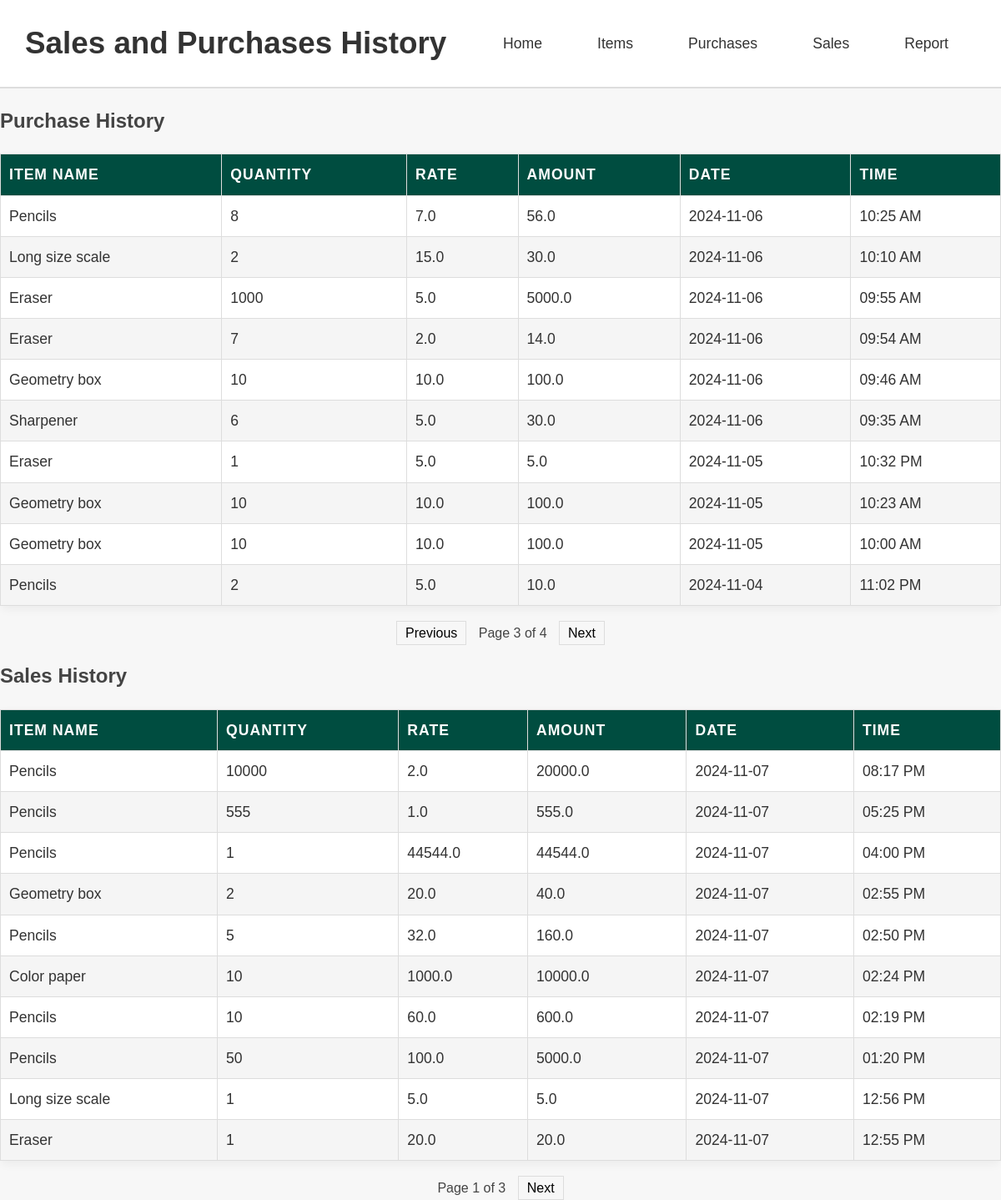
/report?purchases_page=3&sales_page=1, run on the app's committed database.
### app.py (models this page shows)
class Item(db.Model):
    id = db.Column(db.Integer, primary_key=True)
    name = db.Column(db.String(100), nullable=False)
    price = db.Column(db.Float, nullable=False)
    qty = db.Column(db.Integer, default=0)
    purchases = relationship('Purchase', backref='item', cascade='all, delete-orphan')

class Purchase(db.Model):
    id = db.Column(db.Integer, primary_key=True)
    timestamp = db.Column(db.DateTime, default=datetime.utcnow)
    item_id = db.Column(db.Integer, ForeignKey('item.id', ondelete='SET NULL'), nullable=True)
    qty = db.Column(db.Integer, nullable=False)
    rate = db.Column(db.Float, nullable=False)
    amount = db.Column(db.Float, nullable=False)

class Sale(db.Model):
    id = db.Column(db.Integer, primary_key=True)
    timestamp = db.Column(db.DateTime, default=datetime.utcnow)
    item_id = db.Column(db.Integer, db.ForeignKey('item.id'), nullable=False)
    qty = db.Column(db.Integer, nullable=False)
    rate = db.Column(db.Float, nullable=False)
    amount = db.Column(db.Float, nullable=False)
    item = db.relationship('Item', backref='sales')

### app.py (the view)
@app.route('/report')
def report():
    ist = pytz.timezone('Asia/Kolkata')
    per_page = 10  # Records per page (can be adjusted)
    purchases_page = request.args.get('purchases_page', 1, type=int)
    sales_page = request.args.get('sales_page', 1, type=int)
    purchases_paginated = Purchase.query.order_by(Purchase.timestamp.desc()).paginate(page=purchases_page, per_page=per_page, error_out=False)
    sales_paginated = Sale.query.order_by(Sale.timestamp.desc()).paginate(page=sales_page, per_page=per_page, error_out=False)
    purchases_with_details = [{
        'item_name': purchase.item.name,
        'qty': purchase.qty,
        'rate': purchase.rate,
        'amount': purchase.amount,
        'date': purchase.timestamp.astimezone(ist).strftime('%Y-%m-%d'),
        'time': purchase.timestamp.astimezone(ist).strftime('%I:%M %p')
    } for purchase in purchases_paginated.items]
    sales_with_details = [{
        'item_name': sale.item.name,
        'qty': sale.qty,
        'rate': sale.rate,
        'amount': sale.amount,
        'date': sale.timestamp.astimezone(ist).strftime('%Y-%m-%d'),
        'time': sale.timestamp.astimezone(ist).strftime('%I:%M %p')
    } for sale in sales_paginated.items]
    return render_template('report.html',
                           purchases=purchases_with_details,
                           sales=sales_with_details,
                           purchases_pagination=purchases_paginated,
                           sales_pagination=sales_paginated)

### templates/report.html (shortened to what this page needs)
<!DOCTYPE html>
<html lang="en">
<head>
    <link rel="stylesheet" href="{{ url_for('static', filename='style.css') }}">
</head>
<body>
    <header>
        <h1>Sales and Purchases History</h1>
        <nav>
            <a href="{{ url_for('home') }}">Home</a>
            <a href="{{ url_for('manage_items') }}">Items</a>
            <a href="{{ url_for('manage_purchase') }}">Purchases</a>
            <a href="{{ url_for('manage_sales') }}">Sales</a>
            <a href="{{ url_for('report') }}">Report</a>
        </nav>
    </header>
    <section>
        <h2>Purchase History</h2>
        <table border="1">
            <thead>
                <tr>
                    <th>Item Name</th>
                    <th>Quantity</th>
                    <th>Rate</th>
                    <th>Amount</th>
                    <th>Date</th>
                    <th>Time</th>
                </tr>
            </thead>
            <tbody>
                {% for purchase in purchases %}
                <tr>
                    <td>{{ purchase.item_name }}</td>
                    <td>{{ purchase.qty }}</td>
                    <td>{{ purchase.rate }}</td>
                    <td>{{ purchase.amount }}</td>
                    <td>{{ purchase.date }}</td>
                    <td>{{ purchase.time }}</td>
                </tr>
                {% endfor %}
            </tbody>
        </table>
        <div class="pagination">
            {% if purchases_pagination.has_prev %}
                <a href="{{ url_for('report', purchases_page=purchases_pagination.prev_num, sales_page=request.args.get('sales_page', 1)) }}">Previous</a>
            {% endif %}
            <span>Page {{ purchases_pagination.page }} of {{ purchases_pagination.pages }}</span>
            {% if purchases_pagination.has_next %}
                <a href="{{ url_for('report', purchases_page=purchases_pagination.next_num, sales_page=request.args.get('sales_page', 1)) }}">Next</a>
            {% endif %}
        </div>
        <h2>Sales History</h2>
        <table border="1">
            <thead>
                <tr>
                    <th>Item Name</th>
                    <th>Quantity</th>
                    <th>Rate</th>
                    <th>Amount</th>
                    <th>Date</th>
                    <th>Time</th>
                </tr>
            </thead>
            <tbody>
                {% for sale in sales %}
                <tr>
                    <td>{{ sale.item_name }}</td>
                    <td>{{ sale.qty }}</td>
                    <td>{{ sale.rate }}</td>
                    <td>{{ sale.amount }}</td>
                    <td>{{ sale.date }}</td>
                    <td>{{ sale.time }}</td>
                </tr>
                {% endfor %}
            </tbody>
        </table>
        <div class="pagination">
            <span>Page {{ sales_pagination.page }} of {{ sales_pagination.pages }}</span>
            {% if sales_pagination.has_next %}
                <a href="{{ url_for('report', sales_page=sales_pagination.next_num, purchases_page=request.args.get('purchases_page', 1)) }}">Next</a>
            {% endif %}
        </div>
    </section>
</body>
</html>

### static/style.css (style rules this page uses)
body { font-family: 'Poppins', sans-serif; margin: 0; padding: 0; background-color: #f7f7f7; line-height: 1.6; color: #444; }
header { background-color: #ffffff; color: #333; padding: 18px 30px; display: flex; justify-content: space-between; align-items: center; border-bottom: 2px solid #ddd; }
h1 { margin: 0; font-size: 2.3em; font-weight: 600; color: #333; }
nav { display: flex; justify-content: center; align-items: center; margin: 10px 0; }
nav a { display: inline-block; margin: 0 15px; padding: 10px 18px; color: #333; font-size: 1.1em; text-decoration: none; font-weight: 500; transition: background-color 0.3s ease, color 0.3s ease; border-radius: 5px; }
table { width: 100%; margin: 20px 0; border-collapse: collapse; background-color: #ffffff; border-radius: 8px; box-shadow: 0 4px 12px rgba(0, 0, 0, 0.05); }
th, td { padding: 12px 20px; text-align: left; font-size: 1.1em; color: #333; border-bottom: 1px solid #ddd; }
th { background-color: #004d40; color: white; text-transform: uppercase; letter-spacing: 1px; }
tr:nth-child(even) { background-color: #f5f5f5; }
tr:nth-child(odd) { background-color: #ffffff; }
table { width: 100%; border-collapse: collapse; margin-top: 20px; }
th, td { padding: 10px; text-align: left; border: 1px solid #ddd; }
th { background-color: #004d40; }
.pagination { margin-top: 20px; text-align: center; }
.pagination a { padding: 5px 10px; margin: 5px; border: 1px solid #ddd; text-decoration: none; color: #000; }
.pagination span { margin: 5px; }

### data on the page
Item: item_name "Pencils" "Pencils", item_name "Pencils" "Pencils" "Pencils" "Pencils" "Pencils" "Pencils"
Purchase: rate "7.0", amount "56.0"
Item: item_name "Long size scale", item_name "Long size scale"
Purchase: rate "15.0", amount "30.0"
Item: item_name "Eraser" "Eraser" "Eraser", item_name "Eraser"
Purchase: qty "1000", rate "5.0", amount "5000.0"
Purchase: rate "2.0", amount "14.0"
Item: item_name "Geometry box" "Geometry box" "Geometry box", item_name "Geometry box"
Purchase: rate "10.0", amount "100.0"
Item: item_name "Sharpener"
Purchase: rate "5.0", amount "30.0"
Purchase: rate "5.0", amount "5.0"
Purchase: rate "10.0", amount "100.0"
Purchase: rate "10.0", amount "100.0"
Purchase: rate "5.0", amount "10.0"
Sale: qty "10000", rate "2.0", amount "20000.0"
Sale: qty "555", rate "1.0", amount "555.0"
Sale: rate "44544.0", amount "44544.0"
Sale: rate "20.0", amount "40.0"
Sale: rate "32.0", amount "160.0"
Item: item_name "Color paper"
Sale: rate "1000.0", amount "10000.0"
Sale: rate "60.0", amount "600.0"
Sale: rate "100.0", amount "5000.0"
Sale: rate "5.0", amount "5.0"
Sale: rate "20.0", amount "20.0"

### other printed values
{{ purchase.qty }} "8" "2" "7" "10" "6" "1" "10" "10" "2"
{{ purchase.date }} "2024-11-06" "2024-11-06" "2024-11-06" "2024-11-06" "2024-11-06" "2024-11-06" "2024-11-05" "2024-11-05" "2024-11-05" "2024-11-04"
{{ purchase.time }} "10:25 AM" "10:10 AM" "09:55 AM" "09:54 AM" "09:46 AM" "09:35 AM" "10:32 PM" "10:23 AM" "10:00 AM" "11:02 PM"
{{ purchases_pagination.page }} "3"
{{ purchases_pagination.pages }} "4"
{{ sale.date }} "2024-11-07" "2024-11-07" "2024-11-07" "2024-11-07" "2024-11-07" "2024-11-07" "2024-11-07" "2024-11-07" "2024-11-07" "2024-11-07"
{{ sale.time }} "08:17 PM" "05:25 PM" "04:00 PM" "02:55 PM" "02:50 PM" "02:24 PM" "02:19 PM" "01:20 PM" "12:56 PM" "12:55 PM"
{{ sale.qty }} "1" "2" "5" "10" "10" "50" "1" "1"
{{ sales_pagination.page }} "1"
{{ sales_pagination.pages }} "3"
